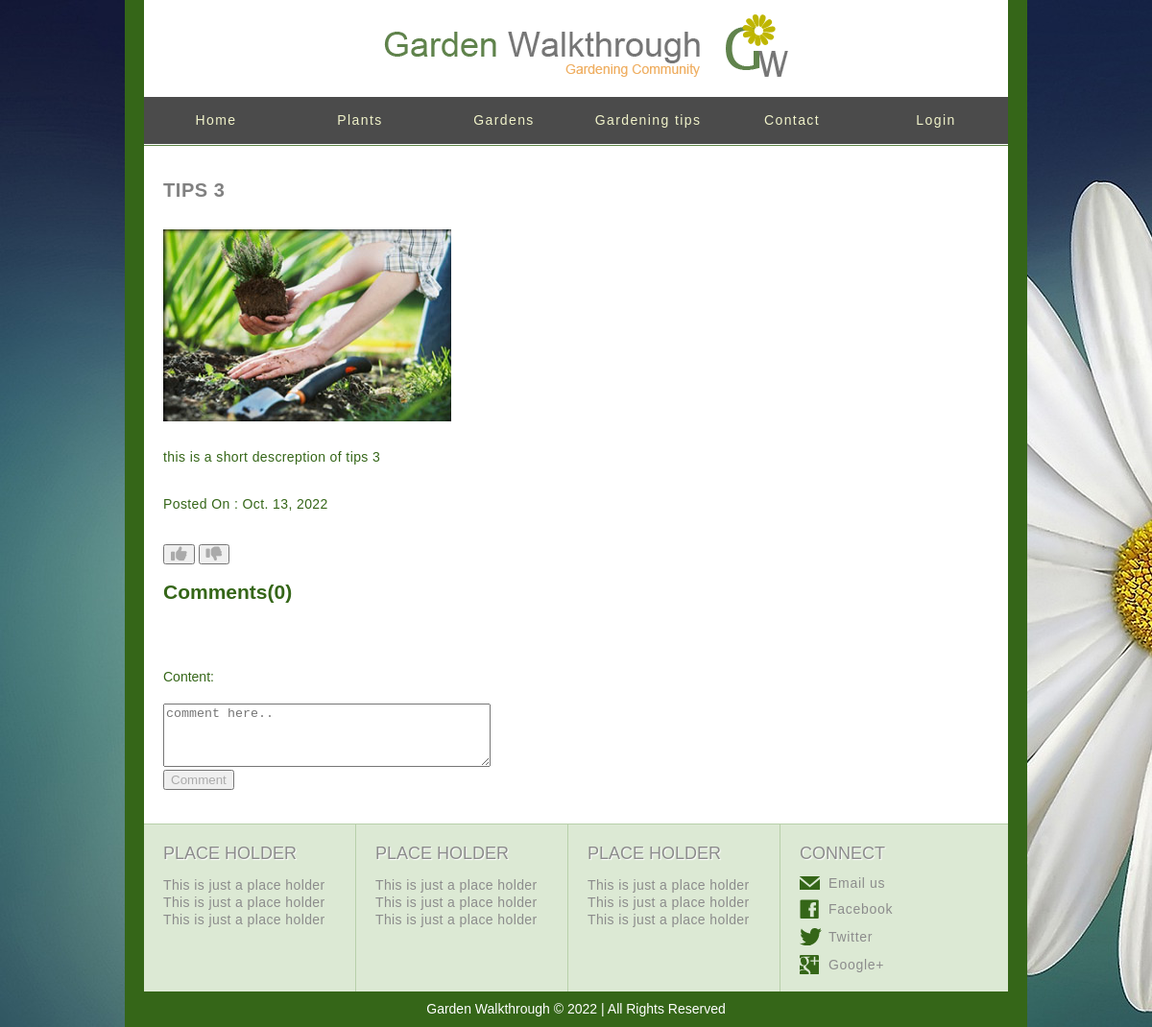
Page /garden_tips/3 on the earlier database version.
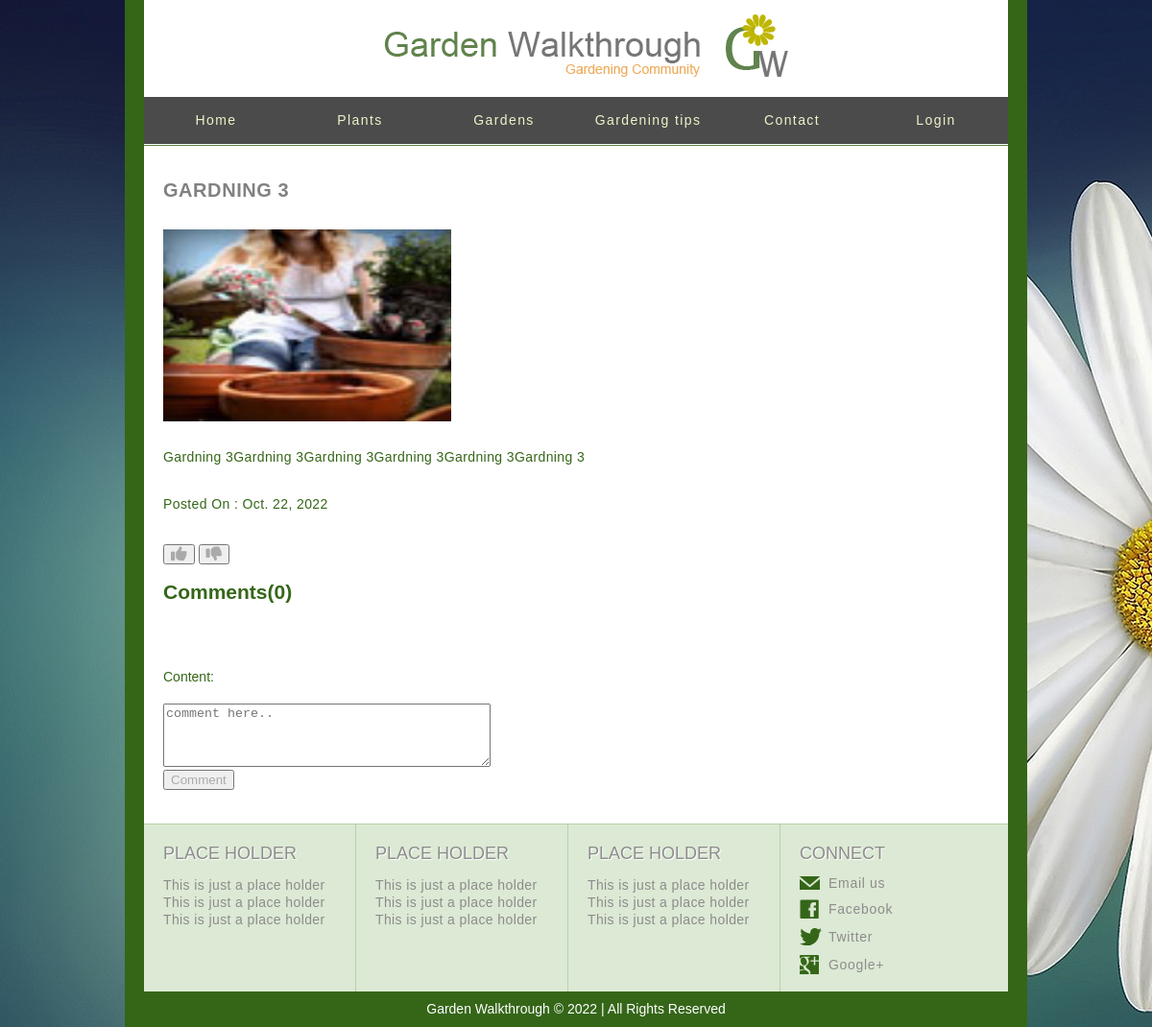
Same page on the later database version.
### plants/models.py (models this page shows, shortened)
class Garden_tips(models.Model):
    title=models.CharField(max_length=30)
    image=models.ImageField()
    descreption=models.TextField()
    tips_date=models.DateField(auto_now=True)

### plants/views.py (the view, shortened to what this page needs)
# urls.py: path('garden_tips/<int:pk>', views.Garden_tips_DetailView.as_view(),name='garden_tip'),
class Garden_tips_DetailView(DetailView):
    template_name= 'gardening_tips_detail.html'
    model=Garden_tips
    context_object_name='Garden_tip'
    form=CommentForm_garden_tips
    def get_context_data(self, **kwargs):
        post_comments=Comment_garden_tips.objects.all().filter(plant_comment=self.object.id)
        post_comments_count=Comment_garden_tips.objects.all().filter(plant_comment=self.object.id).count()
        context=super().get_context_data(**kwargs)
        context.update({'form':self.form,'post_comments':post_comments,'post_comments_count':post_comments_count})
        return context

### templates/gardening_tips_detail.html (shortened to what this page needs)
{% extends 'base.html' %}
{% load static %}
{% block body %}
<body>
		<div id="body">
			<div id="content">
				<h1>{{Garden_tip.title}}</h1>
					<ul class="section">
					<li>
						<img style="width:300px;height:200px" src="{{ Garden_tip.image.url }}" alt="Image" >
					</li>
                    <div>
                        <p>
                            {{Garden_tip.descreption}}
                        </p>
                        <p>
                           Posted On : {{Garden_tip.tips_date}}
                        </p>
                    </div>
					<form method="POST" action={% url 'interaction:like_garden_tip' garden_tips_id=Garden_tip.id  %}>
						<button type= "submit" value="like" name="like" class="btn" id="green" ></button>
						<button type= "submit" value="dislike" name="dislike" class="btn" id="red"></button>
					</form>
				</ul>
				<div>
					<h2>Comments({{post_comments_count}})</h2>
				 </div>
				 <div>
				<form method="POST" action={% url 'plants:garden_tip' Garden_tip.id %}>
					{{form}}
					<button type= "submit" value="Comment" name="Comment" >Comment</button>
				</form>
			</div>
			</div>
		</div>
</body>
{% endblock body %}

Differences in the rows shown:
changed Garden_tips: title "TIPS 3" → "GARDNING 3"; image: a different picture; descreption "this is a short descreption of tips 3" → "Gardning 3Gardning 3Gardning 3Gardning 3Gardning 3Gardning 3"; tips_date "Oct. 13, 2022" → "Oct. 22, 2022"
